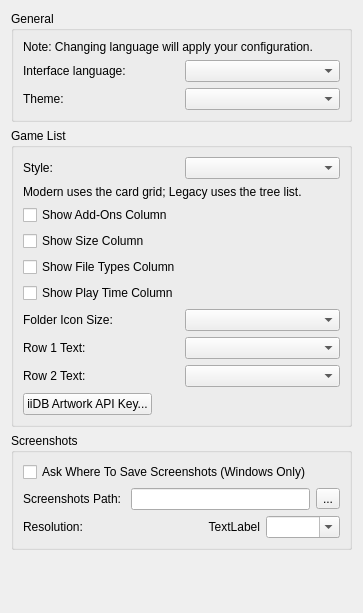
<?xml version="1.0" encoding="UTF-8"?>
<ui version="4.0">
 <class>ConfigureUi</class>
 <widget class="QWidget" name="ConfigureUi">
  <property name="geometry">
   <rect>
    <x>0</x>
    <y>0</y>
    <width>363</width>
    <height>613</height>
   </rect>
  </property>
  <property name="windowTitle">
   <string>Form</string>
  </property>
  <property name="accessibleName">
   <string>UI</string>
  </property>
  <layout class="QVBoxLayout" name="verticalLayout">
   <item>
    <widget class="QGroupBox" name="general_groupBox">
     <property name="title">
      <string>General</string>
     </property>
     <layout class="QHBoxLayout" name="horizontalLayout">
      <item>
       <layout class="QVBoxLayout" name="verticalLayout_2">
        <item>
         <widget class="QLabel" name="label_change_language_info">
          <property name="text">
           <string>Note: Changing language will apply your configuration.</string>
          </property>
          <property name="wordWrap">
           <bool>true</bool>
          </property>
         </widget>
        </item>
        <item>
         <layout class="QHBoxLayout" name="horizontalLayout_2">
          <item>
           <widget class="QLabel" name="language_label">
            <property name="text">
             <string>Interface language:</string>
            </property>
           </widget>
          </item>
          <item>
           <widget class="QComboBox" name="language_combobox"/>
          </item>
         </layout>
        </item>
        <item>
         <layout class="QHBoxLayout" name="horizontalLayout_3">
          <item>
           <widget class="QLabel" name="theme_label">
            <property name="text">
             <string>Theme:</string>
            </property>
           </widget>
          </item>
          <item>
           <widget class="QComboBox" name="theme_combobox"/>
          </item>
         </layout>
        </item>
       </layout>
      </item>
     </layout>
    </widget>
   </item>
   <item>
    <widget class="QGroupBox" name="GameListGroupBox">
     <property name="title">
      <string>Game List</string>
     </property>
     <layout class="QHBoxLayout" name="GameListHorizontalLayout">
      <item>
       <layout class="QVBoxLayout" name="GeneralVerticalLayout">
        <item>
         <layout class="QHBoxLayout" name="game_library_style_layout">
          <item>
           <widget class="QLabel" name="game_library_style_label">
            <property name="text">
             <string>Style:</string>
            </property>
           </widget>
          </item>
          <item>
           <widget class="QComboBox" name="game_library_style_combobox"/>
          </item>
         </layout>
        </item>
        <item>
         <widget class="QLabel" name="game_library_style_note">
          <property name="text">
           <string>Modern uses the card grid; Legacy uses the tree list.</string>
          </property>
          <property name="wordWrap">
           <bool>true</bool>
          </property>
         </widget>
        </item>
        <item>
         <widget class="QCheckBox" name="show_add_ons">
          <property name="text">
           <string>Show Add-Ons Column</string>
          </property>
         </widget>
        </item>
        <item>
         <widget class="QCheckBox" name="show_size">
          <property name="text">
           <string>Show Size Column</string>
          </property>
         </widget>
        </item>
        <item>
         <widget class="QCheckBox" name="show_types">
          <property name="text">
           <string>Show File Types Column</string>
          </property>
         </widget>
        </item>
        <item>
         <widget class="QCheckBox" name="show_play_time">
          <property name="text">
           <string>Show Play Time Column</string>
          </property>
         </widget>
        </item>
        <item>
         <layout class="QHBoxLayout" name="folder_icon_size_qhbox_layout_2">
          <item>
           <widget class="QLabel" name="folder_icon_size_label">
            <property name="text">
             <string>Folder Icon Size:</string>
            </property>
           </widget>
          </item>
          <item>
           <widget class="QComboBox" name="folder_icon_size_combobox"/>
          </item>
         </layout>
        </item>
        <item>
         <layout class="QHBoxLayout" name="row_1_qhbox_layout">
          <item>
           <widget class="QLabel" name="row_1_label">
            <property name="text">
             <string>Row 1 Text:</string>
            </property>
           </widget>
          </item>
          <item>
           <widget class="QComboBox" name="row_1_text_combobox"/>
          </item>
         </layout>
        </item>
        <item>
         <layout class="QHBoxLayout" name="row_2_qhbox_layout">
          <item>
           <widget class="QLabel" name="row_2_label">
            <property name="text">
             <string>Row 2 Text:</string>
            </property>
           </widget>
          </item>
          <item>
           <widget class="QComboBox" name="row_2_text_combobox"/>
          </item>
         </layout>
        </item>
        <item alignment="Qt::AlignLeft">
         <widget class="QPushButton" name="iidb_api_key">
          <property name="text">
           <string>iiDB Artwork API Key...</string>
          </property>
          <property name="toolTip">
           <string>Set, test or forget the personal key for browsing iiDB artwork in game Properties.</string>
          </property>
         </widget>
        </item>
       </layout>
      </item>
     </layout>
    </widget>
   </item>
   <item>
    <widget class="QGroupBox" name="screenshots_GroupBox">
     <property name="title">
      <string>Screenshots</string>
     </property>
     <layout class="QVBoxLayout" name="verticalLayout_4">
      <item>
       <layout class="QVBoxLayout" name="verticalLayout_3">
        <item>
         <widget class="QCheckBox" name="enable_screenshot_save_as">
          <property name="text">
           <string>Ask Where To Save Screenshots (Windows Only)</string>
          </property>
         </widget>
        </item>
        <item>
         <layout class="QHBoxLayout" name="horizontalLayout_4">
          <item>
           <widget class="QLabel" name="label">
            <property name="text">
             <string>Screenshots Path: </string>
            </property>
           </widget>
          </item>
          <item>
           <widget class="QLineEdit" name="screenshot_path_edit"/>
          </item>
          <item>
           <widget class="QToolButton" name="screenshot_path_button">
            <property name="text">
             <string>...</string>
            </property>
           </widget>
          </item>
         </layout>
        </item>
        <item>
         <layout class="QGridLayout" name="gridLayout">
          <property name="spacing">
           <number>6</number>
          </property>
          <item row="0" column="1">
           <layout class="QHBoxLayout" name="horizontalLayout_5">
            <item>
             <widget class="QLabel" name="screenshot_width">
              <property name="text">
               <string>TextLabel</string>
              </property>
              <property name="alignment">
               <set>Qt::AlignmentFlag::AlignRight|Qt::AlignmentFlag::AlignTrailing|Qt::AlignmentFlag::AlignVCenter</set>
              </property>
             </widget>
            </item>
            <item>
             <widget class="QComboBox" name="screenshot_height">
              <property name="editable">
               <bool>true</bool>
              </property>
             </widget>
            </item>
           </layout>
          </item>
          <item row="0" column="0">
           <widget class="QLabel" name="label_3">
            <property name="text">
             <string>Resolution:</string>
            </property>
           </widget>
          </item>
         </layout>
        </item>
       </layout>
      </item>
     </layout>
    </widget>
   </item>
   <item>
    <spacer name="verticalSpacer">
     <property name="orientation">
      <enum>Qt::Orientation::Vertical</enum>
     </property>
     <property name="sizeHint" stdset="0">
      <size>
       <width>20</width>
       <height>40</height>
      </size>
     </property>
    </spacer>
   </item>
  </layout>
 </widget>
 <resources/>
 <connections/>
</ui>
